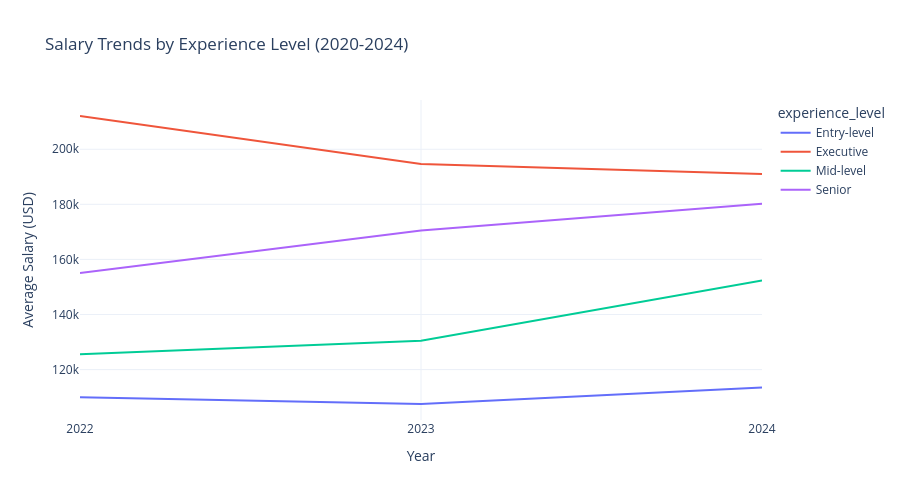

The code cell stored with this chart in its notebook:
### Code cell
# Experience level salary comparison
plt.figure(figsize=(12, 6))
sns.boxplot(x='experience_level', y='salary_in_usd', data=train_df, order=['EN', 'MI', 'SE', 'EX'])
plt.title('Salary Distribution by Experience Level', fontsize=16)
plt.xlabel('Experience Level', fontsize=12)
plt.ylabel('Salary (USD)', fontsize=12)
plt.xticks(ticks=[0, 1, 2, 3], labels=['Entry-level', 'Mid-level', 'Senior', 'Executive'])
plt.show()



# Mean salary by experience level over time
exp_time = train_df.groupby(['work_year', 'experience_level'])['salary_in_usd'].mean().reset_index()
exp_time['experience_level'] = exp_time['experience_level'].replace({
    'EN': 'Entry-level', 'MI': 'Mid-level', 'SE': 'Senior', 'EX': 'Executive'
})

# 연도 숫자를 문자열로 변환
exp_time['work_year'] = exp_time['work_year'].astype(str)

# 연도 순서 명시
year_order = ['2022', '2023', '2024']

# 경험 수준 레이블 변경
exp_time['experience_level'] = exp_time['experience_level'].replace({
    'EN': 'Entry-level', 'MI': 'Mid-level', 'SE': 'Senior', 'EX': 'Executive'
})

fig = px.line(exp_time, x='work_year', y='salary_in_usd', color='experience_level',
             title='Salary Trends by Experience Level (2020-2024)',
             labels={'salary_in_usd': 'Average Salary (USD)', 'work_year': 'Year'},
             template='plotly_white')

fig.update_layout(width=900, height=500, hovermode='x unified')
fig.show()

### Figure 1 — Plotly figure (JSON) as saved in the notebook; plotly's stock layout.template omitted (floating-point values rounded to 4 significant figures)
{"data": [{"hovertemplate": "experience_level=Entry-level<br>Year=%{x}<br>Average Salary (USD)=%{y}<extra></extra>", "legendgroup": "Entry-level", "line": {"color": "#636efa", "dash": "solid"}, "marker": {"symbol": "circle"}, "mode": "lines", "name": "Entry-level", "orientation": "v", "showlegend": true, "type": "scatter", "x": ["2022", "2023", "2024"], "xaxis": "x", "y": [110000.0, 107500.0, 113500.0], "yaxis": "y"}, {"hovertemplate": "experience_level=Executive<br>Year=%{x}<br>Average Salary (USD)=%{y}<extra></extra>", "legendgroup": "Executive", "line": {"color": "#EF553B", "dash": "solid"}, "marker": {"symbol": "circle"}, "mode": "lines", "name": "Executive", "orientation": "v", "showlegend": true, "type": "scatter", "x": ["2022", "2023", "2024"], "xaxis": "x", "y": [212075, 194700.0, 191000.0], "yaxis": "y"}, {"hovertemplate": "experience_level=Mid-level<br>Year=%{x}<br>Average Salary (USD)=%{y}<extra></extra>", "legendgroup": "Mid-level", "line": {"color": "#00cc96", "dash": "solid"}, "marker": {"symbol": "circle"}, "mode": "lines", "name": "Mid-level", "orientation": "v", "showlegend": true, "type": "scatter", "x": ["2022", "2023", "2024"], "xaxis": "x", "y": [125600.0, 130500.0, 152400.0], "yaxis": "y"}, {"hovertemplate": "experience_level=Senior<br>Year=%{x}<br>Average Salary (USD)=%{y}<extra></extra>", "legendgroup": "Senior", "line": {"color": "#ab63fa", "dash": "solid"}, "marker": {"symbol": "circle"}, "mode": "lines", "name": "Senior", "orientation": "v", "showlegend": true, "type": "scatter", "x": ["2022", "2023", "2024"], "xaxis": "x", "y": [155100.0, 170500.0, 180200.0], "yaxis": "y"}], "layout": {"height": 500, "hovermode": "x unified", "legend": {"title": {"text": "experience_level"}, "tracegroupgap": 0}, "title": {"text": "Salary Trends by Experience Level (2020-2024)"}, "width": 900, "xaxis": {"anchor": "y", "domain": [0, 1], "title": {"text": "Year"}}, "yaxis": {"anchor": "x", "domain": [0, 1], "title": {"text": "Average Salary (USD)"}}}}
